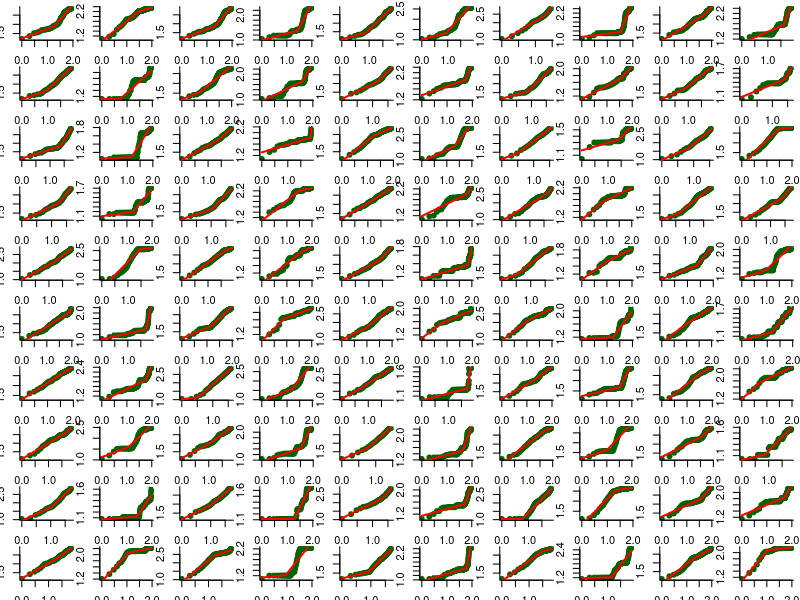
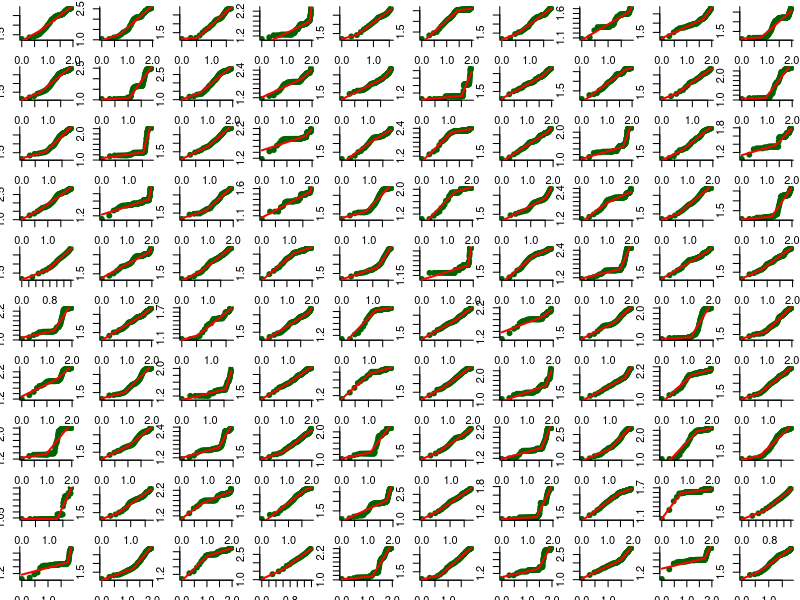
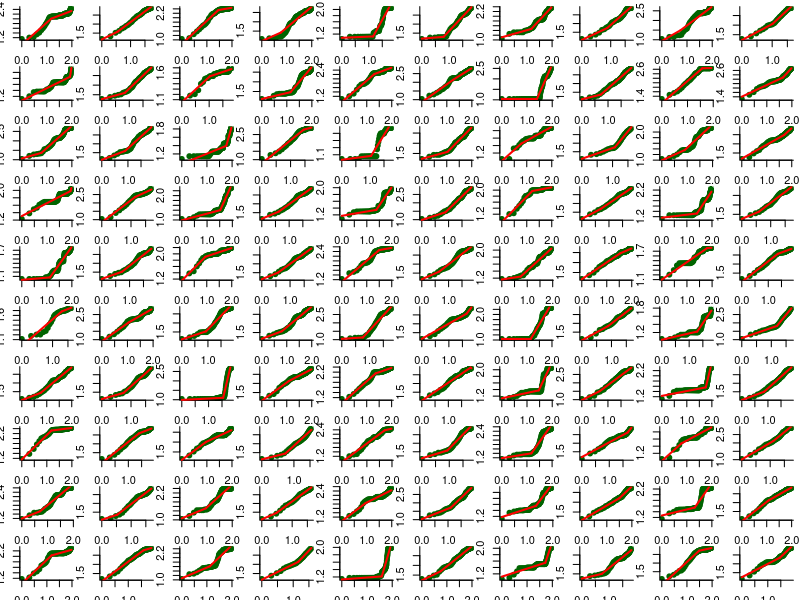
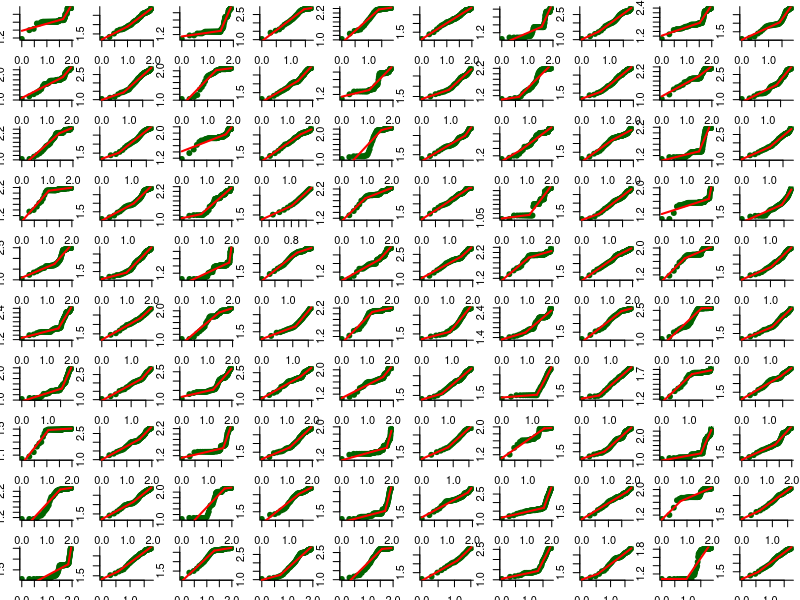
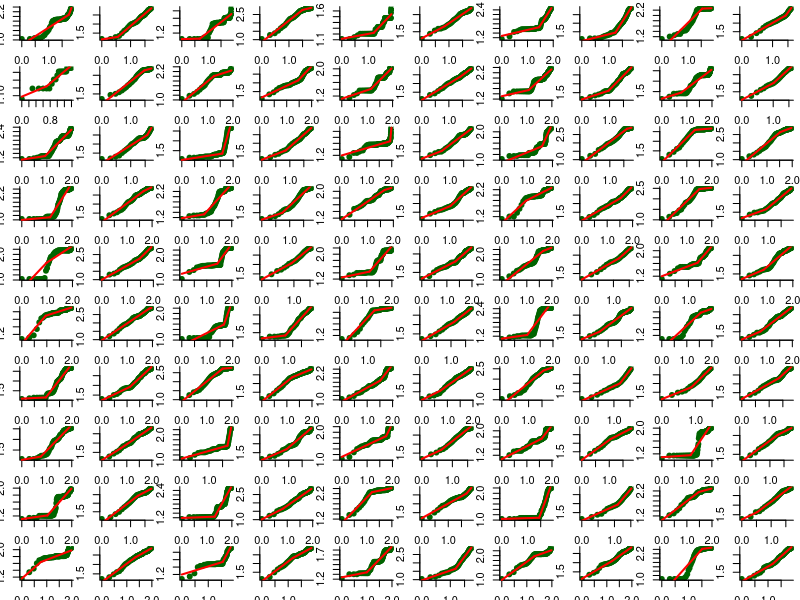
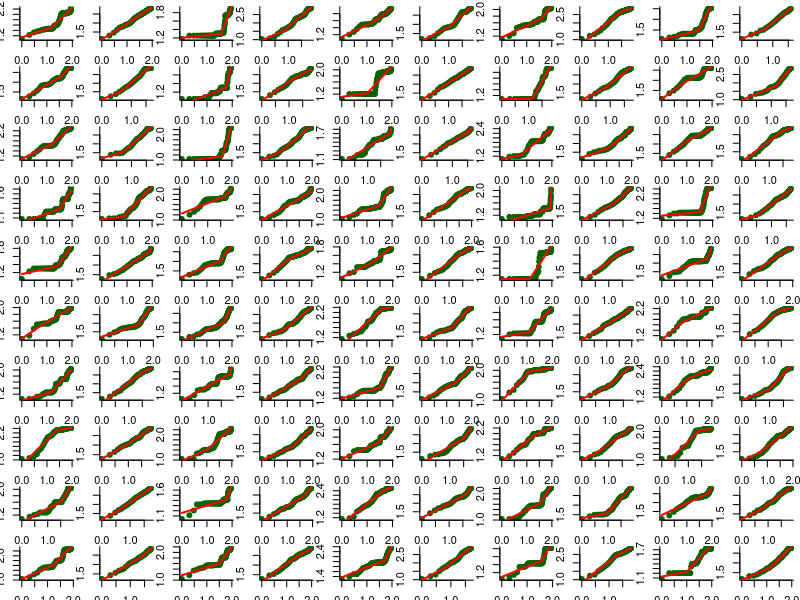
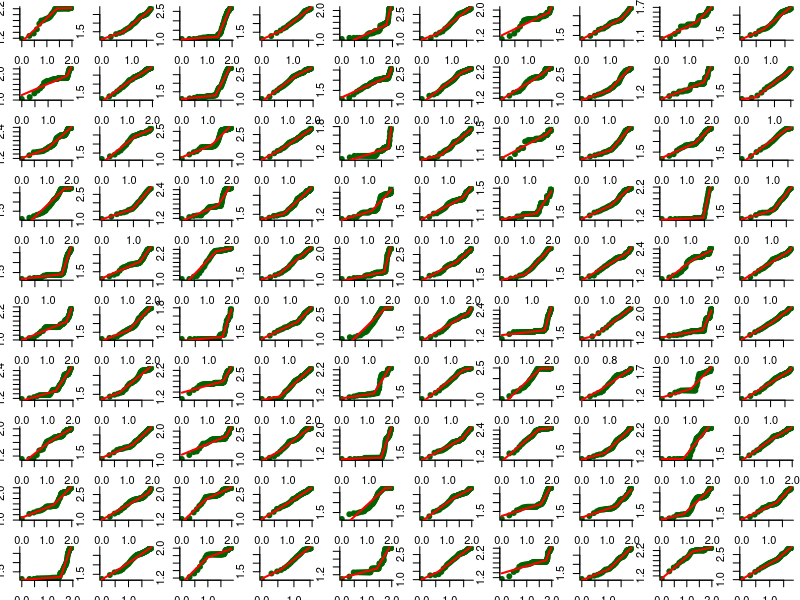
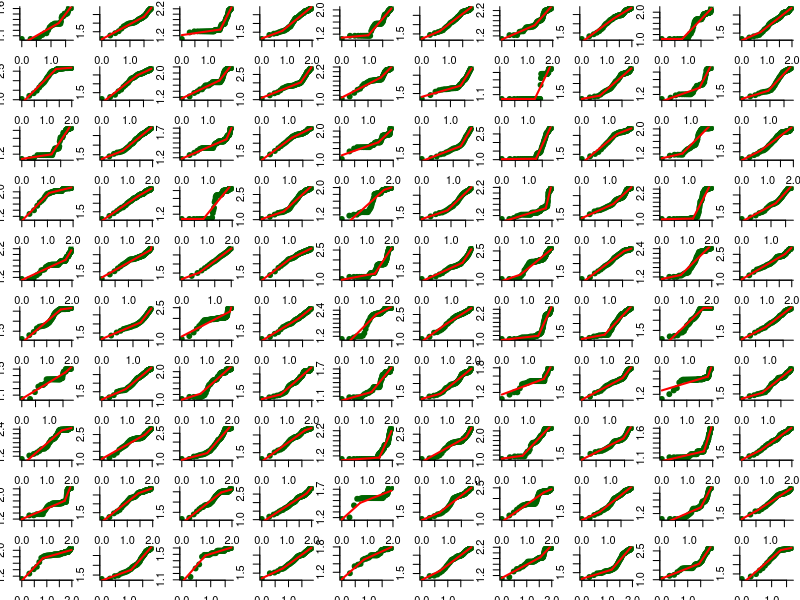

Source code (R) for these figures, in order: (Note: this script raises an error after producing the figures.)
###################################################################
##### Dynamic

dyn.sub.exp.Allee.SIR<-function(I0, bet=1.3, gam=5, p, t, Allee, migration, size, I50, K){
  out<-matrix(0, nrow = t, ncol=5)
  colnames(out)<-c("S","I","R", "New.I", "Imported")
  out[1,]<-c(K,I0,0,0,0)
  N<-K+I0
  for(i in 2:t){
    if(out[i-1,2]<=0)out[i-1,2]<-out[i,2]<-0
    if(out[i-1,1]<=0)out[i-1,1]<-out[i,1]<-0
        if(Allee==T){
          new.I<-(bet*(out[i-1,1]*(out[i-1,2])^p)/N)*(out[i-1,2]/(out[i-1,2]+I50))
          if(out[i-1,2]>0){
              rec.I<-(1/(gam*(out[i-1,2]/(out[i-1,2]+I50))))*out[i-1,2]
              } else {rec.I<-0}
          }
          if(Allee==F){
            new.I<-(bet*(out[i-1,1]*(out[i-1,2])^p)/N)
            rec.I<-(1/gam)*out[i-1,2]
        }
        rec.I<-rnbinom(n = 1, size = size, mu = rec.I)
        rec.I<-min(out[i-1,2],rec.I, na.rm=T)
        imported<-rnbinom(n = 1, size = size, mu = migration)
#        new.I<-rnbinom(n = 1, size = size, mu = new.I)
        new.I<-rpois(n = 1, lambda  = new.I)
        new.I<-min(new.I,out[i-1,2])        # ensure no more new infections than susceptible
        out[i,]<-c(out[i-1,1]-new.I, out[i-1,2]+new.I-rec.I+imported,out[i-1,3]+rec.I, new.I, imported)
    }
  out
}


##############################################
#############################################

p_se=1 # sin subexponencial
#p_se=0.8 # subexponencial
allee=T

par(mfrow=c(10,10), mar=c(1.5,1.5,0.5,0.5 ))
#for(i in 1:200){
generador <- function(p_se,allee,N) {
  rm(.Random.seed, envir=globalenv())
  dyn.sub.exp.Allee.SIR(I0=10, bet=0.8, gam=3 , p=p_se, t=100,  migration=1, size=0.2, I50=10, K=N, Allee = allee )->al
  imp<-cumsum(al[,5])  # cumulative number of imported cases
  al<-cumsum(al[,4])   # cumulative number of cases
  I.min<-which(al>9)
  al<-al[I.min]
  I.max<-which(al<0.8*1000)
  al<-al[I.max]
  print(length(al))
  al<-al[which(al>10 & al<2500)]
  imp<-imp[which(al>10 & al<2500)]
  #al<-al[which(al>10 )]
  #imp<-imp[which(al>10 )]
  if(length(al)>10){
    plot(log10(al)~log10(I(1:length(al))), bty="l", pch=19, col="darkgreen", main="")
    #plot(log10(al)~(I(1:length(al))), bty="l", pch=19, col="darkgreen", main="")
    
  y<-log10(al)
  z<-log10(imp)
  x<-log10(1:length(y))
#  x<-(1:length(y))
#  points(z~log10(I(1:length(al))), bty="l", pch=19, col="gold", main="", cex=.8)
  #ff0<-lm(y~x)
  ff1<-segmented(lm(y~x), seg.Z = ~x, npsi = 1)
  #aic<-AIC(ff0,ffp, ff1)[,2]
  #wi<-exp(-0.5*(aic-min(aic)))/sum(exp(-0.5*(aic-min(aic))))
  cfs = summary(ff1)
  plot(ff1, add=T, col="red")
  
  return(c(cfs$coefficients[,1],ifelse(is.null(cfs$psi),NA,cfs$psi[2]),al))
#  plot(ff1, add=T, col="red")
  }
}
# 
# par(mfrow=c(1,1), mar=c(1.5,1.5,1.5,1.5 ))
# 
# d=data.frame(n=1:5000)
# fits=sapply(d$n,FUN = generador)
# fnull=sapply(fits,FUN = is.null)
# sum(fnull)
# fits=fits[!fnull]
# 
# 
# cociente=sapply(fits, FUN = function(x) {
#   cfs = coef(x)
#   return(cfs[3] / cfs[2])
# })
# hist(log(cociente),20)
# 
# resta=sapply(fits, FUN = function(x) {
#   cfs = coef(x)
#   return(cfs[3] - cfs[2])
# })
# hist(resta,20)
# 

library(tidyr)
library(dplyr)
library(ggplot2)
library(ggpubr)
library(segmented)
library(ggforce)
nRepeats = 500
alleeCoefs = c(F,T)
pob_condados = c(5.27,0.46)
pob_paises = c(16.3,1.57)


N=round(10^rnorm(nRepeats,pob_condados[1],pob_condados[2]))  #valores para paises
#N=round(10^rnorm(nRepeats,pob_condados[1],pob_condados[2]))  #valores para condados
#subExpCoefs = c(0.8,1) #con y sin subexp
subExpCoefs = 0.7
nRows=length(alleeCoefs)*length(subExpCoefs)

cuadrantes = tibble(n=seq(1,nRows*nRepeats),
                  allee=rep(alleeCoefs,nRows/length(alleeCoefs)*nRepeats),
                    allee.f = ifelse(allee,"with Allee effect","without Allee effect"),
                    subexp = rep(subExpCoefs,each=nRows/length(subExpCoefs)*nRepeats),subexp.f = ifelse(subexp<1,"with subexp. growth","without subexp. growth"),
                    N=rep(N,each=nRows))

cuadrantes = cuadrantes %>% rowwise() %>% 
  # mutate(modelo=list(generador(subexp,allee)),fit=list(coef(modelo,include.psi=T)))
  mutate(fit=list(generador(subexp,allee,N)))

cuadrantes = 
cuadrantes %>% 
  unnest(fit)  %>% 
  group_by(n) %>% 
  mutate(coef=c(paste0("coef.",1:5),paste0("t.",1:(n()-5)))) %>% #View()
  spread(key=coef,value  = fit) %>% 
  rowwise() %>% 
  mutate(coef.4 = coef.2+coef.3,
         cociente = coef.4/coef.2,
         resta=coef.4 - coef.2,
         angle = atan(abs((coef.4 - coef.2)/(1-coef.4*coef.2))),
         infec.Corte=ifelse(is.null(coef.5),NA,coef.1 + coef.4*coef.5))


#cuadrantes = cuadrantes %>% rowwise() %>% mutate(angle = atan(abs((coef.3 - coef.2)/(1-coef.3*coef.2)))  )
#cuadrantes = cuadrantes %>%ungroup() %>%  rowwise() %>% mutate(infec.Corte = coef.1 + coef.2*coef.5  )

#cuadrantes$coef.1 + cuadrantes$coef.2*cuadrantes$coef.5

cuadrantes %>% group_by(allee.f,subexp.f) %>% 
  summarize_at(c("cociente","resta","angle"),.funs = list("median"=median,"iqr"=IQR),na.rm=T)

#filtrar casos con muy poco slope inicial y mucho final - cociente>5000
#cuadrantes=cuadrantes %>%  filter(cociente<5000,cociente>0)

# cuadrantes %>% ggplot(aes(x=log(cociente),fill=interaction(allee.f,subexp.f))) + geom_histogram(alpha=.3) + facet_wrap(~subexp.f*allee.f)
# cuadrantes %>% ggplot(aes(x=log(cociente),fill=allee)) + geom_histogram() 
# cuadrantes %>% ggplot(aes(x=resta,fill=allee.f)) + geom_histogram() + facet_grid(rows = "allee.f~subexp.f")
# 
# cuadrantes %>% ggplot(aes(x=log(cociente),fill=allee.f)) + geom_histogram() + facet_grid(rows = "allee.f~subexp.f",)
# 
# cuadrantes %>% ggplot(aes(y=log(cociente),x=log(1+coef.2),col=allee.f)) + geom_point(alpha=.2)+
#   facet_wrap(~subexp.f)+
#   labs(x="log(1+initial slope)",y="log(second slope/first slope)")
# 
# cuadrantes %>% ggplot(aes(y=coef.4,x=coef.2,col=allee.f)) + geom_point(alpha=.5)+
#   facet_wrap(~subexp.f)+
#   labs(x="log(first slope)",y="log(second slope)")
# 
cuadrantes$allee.f = factor(cuadrantes$allee.f)

# cuadrantes %>% mutate_at(c("coef.2","coef.3","cociente"),.funs = list("log"=function(x) log(1+x))) %>% 
# ggscatterhist(x="coef.2_log",y="cociente_log",
#   color="allee.f",alpha=0.6,size=3,
#   margin.plot="boxplot",
#   ggtheme=theme_bw(),
#   xlab="log(1+initial slope)",
#   ylab="log(1+final slope / initial slope)"
# ) 
colnames(cuadrantes)[c(8,10)]=c("initial.slope","slope.after.thresh")

cuadrantes=cuadrantes %>%  filter(initial.slope>0)

save(cuadrantes,file="simulados_allee_condados.RData")

## -------------- PLOT CON CONVEX HULL -----------------
xlims=c(0,.5)
ylims= c(-.01,3)
plot_slopes =  # 
cuadrantes %>% mutate_at(vars(contains("slope"),"cociente"),.funs = list("log10"=function(x) log10(1+x))) %>%
 slice(sample(nrow(cuadrantes),1000)) %>% 
ggscatterhist(x="initial.slope_log10",y="cociente_log10",
              color="allee.f",alpha=.3,size=3,
              margin.plot="boxplot",
              ggtheme=theme_bw(),
              xlab="initial slope",
              ylab="slope after threshold",
              palette = c("#b33018","#14b74b"),
              ylim=ylims,
              xlim=xlims
)
plot_slopes$sp <-
plot_slopes$sp+
  geom_abline(slope=1,intercept = 0,linetype="dotted")# +  
 # geom_mark_hull(concavity = 5,expand = -.00000001,aes(fill=allee.f)) 


#plot_slopes$sp+
 # geom_abline(slope=1,intercept = 0,linetype="dotted") +  
#  geom_mark_hull(concavity = 5,expand = -.00000001,radius=.02,aes(fill=allee.f)) 



plot_slopes$sp$labels$colour=""
plot_slopes$sp$labels$fill=""
plot_slopes$yplot=plot_slopes$yplot + ylim(ylims)
plot_slopes$xplot=plot_slopes$xplot + ylim(xlims)
plot_slopes
  print_plot_slopes = print(plot_slopes)
ggsave(print_plot_slopes,filename = "fig1_slopes.pdf",height = 4,width = 5)

cuadrantes %>% 
  ggscatterhist(x="infec.Corte",y="angle",
                color="allee.f",alpha=0.6,size=3,
                margin.plot="boxplot",
                ggtheme=theme_bw(),
                xlab="log10(infected at threshold)",
                ylab="angle between slopes"
  )

cuadrantes %>% 
  ggscatterhist(x="coef.5",y="angle",
                color="allee.f",alpha=0.6,size=3,
                margin.plot="boxplot",
                ggtheme=theme_bw(),
                xlab="log10(time to threshold)",
                ylab="angle between slopes"
  )





cuadrantes %>% ggplot(aes(y=coef.3,x=coef.2,col=allee.f)) + geom_point(alpha=.2)+
  facet_wrap(~subexp.f)+
  labs(x="initial slope)",y="final slope")


cuadrantes %>% ggplot(aes(y=log(cociente),col=interaction(allee,subexp.f),x=resta)) + geom_point() +
  facet_wrap(~subexp.f)


###################################################################
##### plot with/wihout Allee and subexponential

plot.alle.migra.su.exp<-function(I0, bet, gam , p, t,  migration, size, I50, K, it){
  require(segmented)
  par(mfrow=c(2,2), mar=c(4,4,4,4))
  dyn.median<-list()
  for(pp in c(1,p)){
    #    for(m in c(0,migration)){
    for(allee in c(F,T)){
      out.t<-NULL
      for(i in 1:it){
        dyn.sub.exp.Allee.SIR(I0 = I0, bet = bet, gam = gam, p = pp, t = t, Allee = allee, migration = migration, size = size, I50 = I50, K = K)->al
        #return(al)       
        al<-cumsum(al[,4])
        out.t<-rbind(out.t, al)
      }
      out<- apply(out.t, 2, quantile, c(0.025,0.5,0.975))
      #    ii<-which(diff(al)==max(diff(al)))
      Total.Infected<-out[2,]
      
      if(sum(Total.Infected)==0)return("No epidemic")      
      if(allee ==T & pp<1 )          title<-"With Allee & With Sub.exp"
      if(allee ==T & pp==1 )         title<-"With Allee & Without Sub.exp "
      if(allee ==F & pp==1 )         title<-"Without Allee & Without Sub.exp "
      if(allee ==F & pp<1 )          title<-"Without Allee & With Sub.exp"
      if(allee==F){  
        Total.Infected<-Total.Infected[which(Total.Infected>1 & Total.Infected<K*0.25)]
        #         dyn.median[length(dyn.median)+1]<-c(allee, pp,Total.Infected)
        plot(log10(Total.Infected)~log10(I(1:length(Total.Infected))), bty="l", pch=19, 
             col="navy", main=title, ylim=c(0.95,max(log10(Total.Infected))),
             xlab="Log10(day)", ylab="Log10(total Infected)", xlim=c(0,log10(t)))
        #      points(log10(out[1,which(Total.Infected>9)])~log10(I(1:length(Total.Infected))), col="navy", lty=2, type="l")
        #      points(log10(out[3,which(Total.Infected>9)])~log10(I(1:length(Total.Infected))), col="navy", lty=2, type="l")
      }
      if(allee==T){
        Total.Infected<-Total.Infected[which(Total.Infected>1 & Total.Infected<K*0.25)]
        #        dyn.median<-rbind(dyn.median, c(allee, pp,Total.Infected))
        plot(log10(Total.Infected)~log10(I(1:length(Total.Infected))), bty="l", pch=19, col="darkred", main=title)
        # points(log10(out[1,I.min])~log10(I(1:length(Total.Infected))), col="darkred", lty=2, type="l")
        #  points(log10(out[3,I.min])~log10(I(1:length(Total.Infected))), col="darkred", lty=2, type="l")
        y<-log10(Total.Infected); x<-log10(1:length(y))
        DI<-log10(diff(Total.Infected))
        ff0<-lm(y~x)
        ff1<-segmented(lm(y~x), seg.Z = ~x, npsi = 1)
        ff3<-lm(y~x+I(x^2)+I(x^3))
        #        #Vivouda et al. 2016 Epidemics 15: 27–37 (DI=r*Ct^p)
        aic<-AIC(ff0,ff1, ff3)[,2]
        wi<-exp(-0.5*(aic-min(aic)))/sum(exp(-0.5*(aic-min(aic))))
        print(wi)
        fit<-summary(ff1)
        plot(ff1, add=T, col="red")
      }
    }
  }
  #colnames(dyn.median)<-c("Allee", "sub.exp",1:t)  
  dyn.median
}




#I0 = 0, bet = 1.2, gam = 5.5, p = 0.8, t = 100, Allee = T, migration = 3, size = 0.75, I50 = 20, K = 10000

#dd<-plot.alle.migra.su.exp(I0=0, bet=1.2, gam=5.5 , p=.8, t=200,  migration=1, size=0.5, I50=20, K=10000, it=200)
#dd<-plot.alle.migra.su.exp(I0=0, bet=0.8, gam=3.5 , p=.8, t=100,  migration=1, size=0.25, I50=20, K=10000, it=500)
dd<-plot.alle.migra.su.exp(I0=0, bet=0.8, gam=3 , p=.8, t=200,  migration=1, size=0.2, I50=20, K=100000, it=500)
